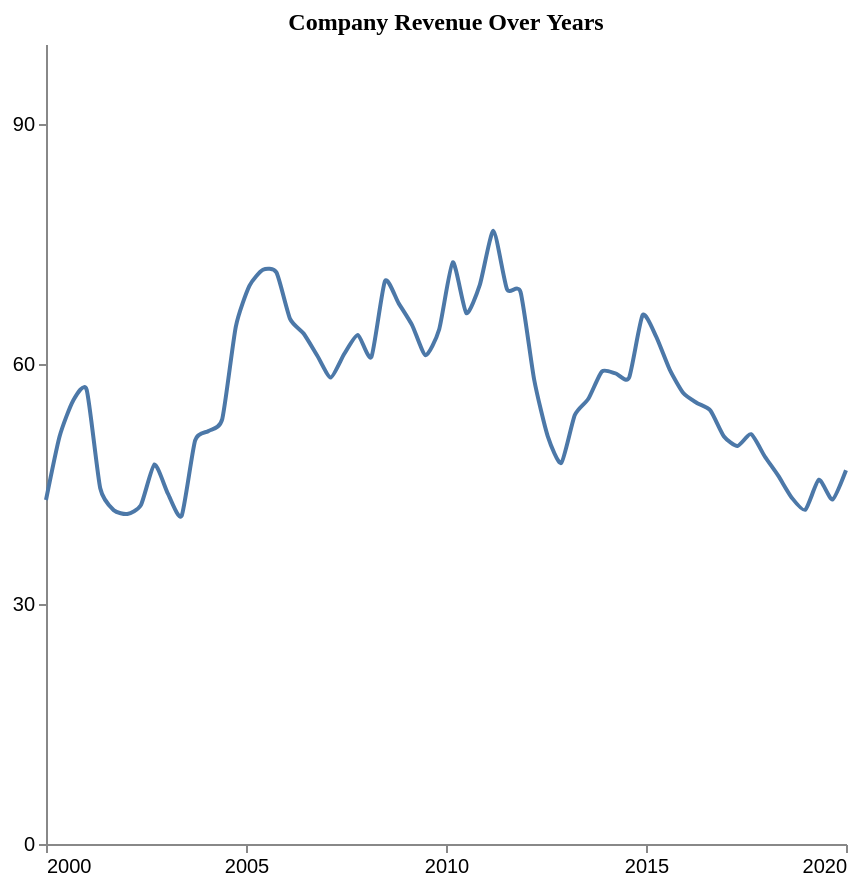

Describe this chart as a Vega-Lite specification.
### Vega-Lite specification from a JSON file in a GitHub repository (floating-point values rounded to 4 significant figures)
{"$schema": "https://vega.github.io/schema/vega-lite/v5.json", "description": "Pattern: upward", "data": {"values": [{"X": 2000.0, "Y": 43.0}, {"X": 2000.0, "Y": 50.93}, {"X": 2001.0, "Y": 55.41}, {"X": 2001.0, "Y": 56.77}, {"X": 2001.0, "Y": 44.48}, {"X": 2002.0, "Y": 41.73}, {"X": 2002.0, "Y": 41.26}, {"X": 2002.0, "Y": 42.36}, {"X": 2003.0, "Y": 47.44}, {"X": 2003.0, "Y": 43.76}, {"X": 2003.0, "Y": 41.01}, {"X": 2004.0, "Y": 50.46}, {"X": 2004.0, "Y": 51.63}, {"X": 2004.0, "Y": 53.14}, {"X": 2005.0, "Y": 64.68}, {"X": 2005.0, "Y": 69.76}, {"X": 2005.0, "Y": 71.78}, {"X": 2006.0, "Y": 71.44}, {"X": 2006.0, "Y": 65.65}, {"X": 2006.0, "Y": 63.81}, {"X": 2007.0, "Y": 61.06}, {"X": 2007.0, "Y": 58.31}, {"X": 2007.0, "Y": 61.28}, {"X": 2008.0, "Y": 63.63}, {"X": 2008.0, "Y": 60.88}, {"X": 2008.0, "Y": 70.36}, {"X": 2009.0, "Y": 67.61}, {"X": 2009.0, "Y": 64.86}, {"X": 2009.0, "Y": 61.08}, {"X": 2010.0, "Y": 64.35}, {"X": 2010.0, "Y": 72.71}, {"X": 2011.0, "Y": 66.36}, {"X": 2011.0, "Y": 69.93}, {"X": 2011.0, "Y": 76.64}, {"X": 2012.0, "Y": 69.34}, {"X": 2012.0, "Y": 68.99}, {"X": 2012.0, "Y": 58.06}, {"X": 2013.0, "Y": 50.99}, {"X": 2013.0, "Y": 47.63}, {"X": 2013.0, "Y": 53.62}, {"X": 2014.0, "Y": 55.65}, {"X": 2014.0, "Y": 59.07}, {"X": 2014.0, "Y": 58.82}, {"X": 2015.0, "Y": 58.28}, {"X": 2015.0, "Y": 66.11}, {"X": 2015.0, "Y": 63.42}, {"X": 2016.0, "Y": 59.29}, {"X": 2016.0, "Y": 56.36}, {"X": 2016.0, "Y": 55.13}, {"X": 2017.0, "Y": 54.19}, {"X": 2017.0, "Y": 50.94}, {"X": 2017.0, "Y": 49.75}, {"X": 2018.0, "Y": 51.22}, {"X": 2018.0, "Y": 48.47}, {"X": 2018.0, "Y": 46.04}, {"X": 2019.0, "Y": 43.29}, {"X": 2019.0, "Y": 41.78}, {"X": 2019.0, "Y": 45.54}, {"X": 2020.0, "Y": 43.06}, {"X": 2020.0, "Y": 46.72}]}, "mark": {"type": "line", "interpolate": "cardinal", "tension": 0.4}, "encoding": {"x": {"field": "X", "type": "quantitative", "title": "", "axis": {"grid": false, "format": "d", "values": [2000, 2005, 2010, 2015, 2020], "tickSize": 4}, "scale": {"domain": [2000, 2020]}}, "y": {"field": "Y", "type": "quantitative", "title": "", "axis": {"grid": false, "format": "d", "values": [0, 30, 60, 90], "tickSize": 4, "tickOpacity": 1}, "scale": {"domain": [0, 100]}}}, "title": {"text": "Company Revenue Over Years", "anchor": "middle", "font": "Tahoma", "fontSize": 12}, "config": {"lineBreak": "^", "view": {"stroke": null}}, "height": 400, "width": 400, "autosize": "pad"}
